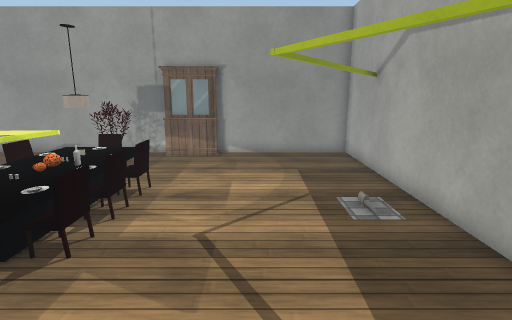
View 1 (above)

12 first-person views from a walk through a Unity game level. The camera is 1.5 m above the floor, tilts 12° down and sees 80° across. The floor is counted in squares, 0.5 m on a side. Each view is taken from the middle of a square. On the plan, view 1 faces up. The plan holds only what a view shows up to about 20 squares ahead; the rest is blank. Some surface patterns are stand-ins.

View 2
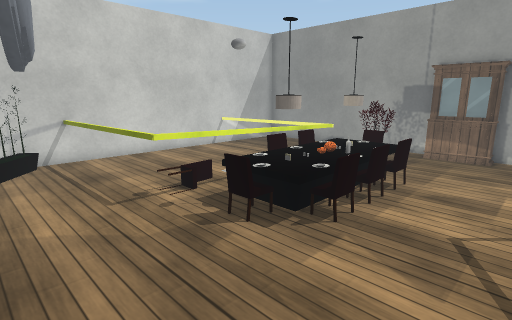

View 3
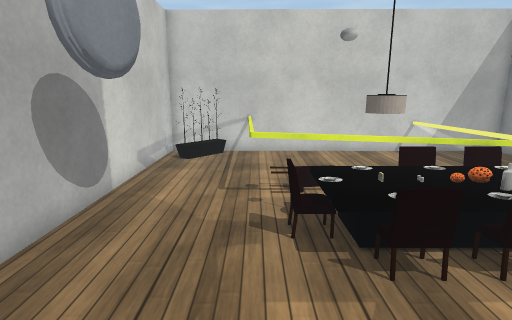

View 4
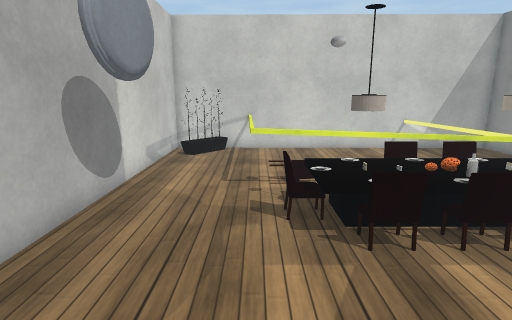

View 5
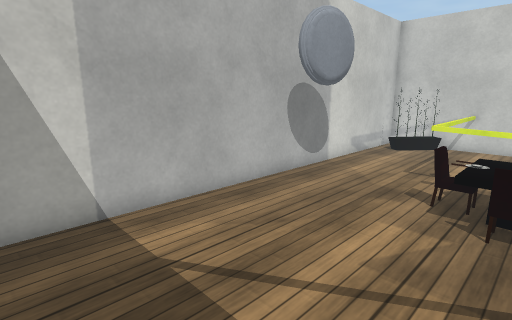

View 6
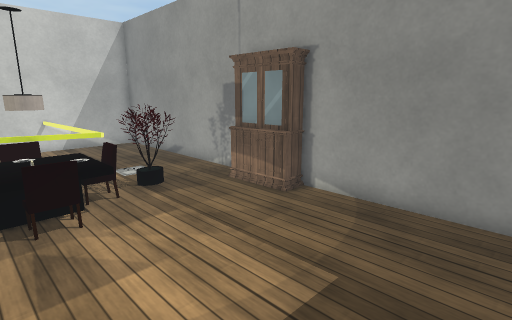

View 7
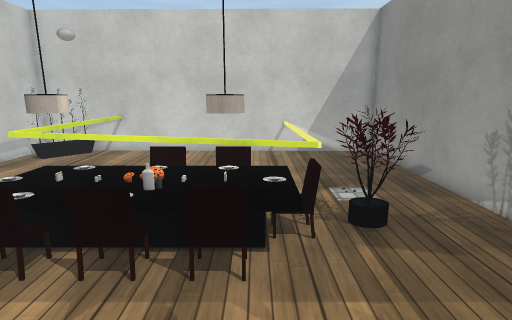

View 8
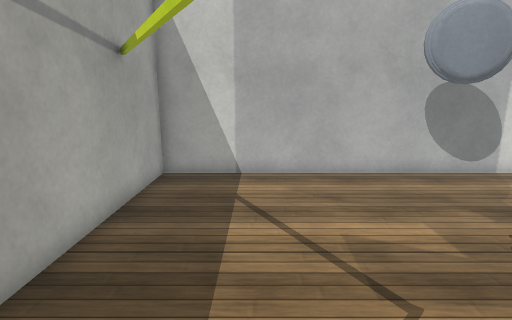

View 9
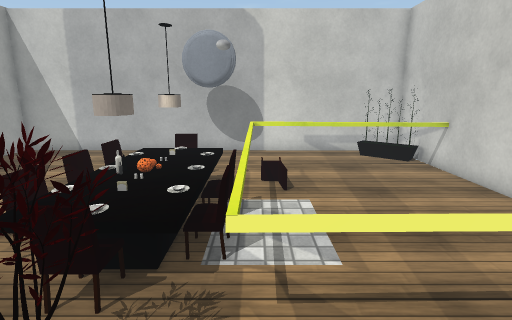

View 10
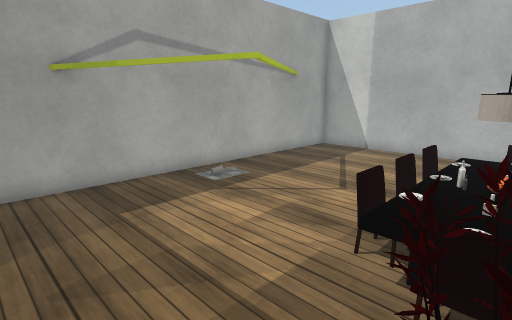

View 11
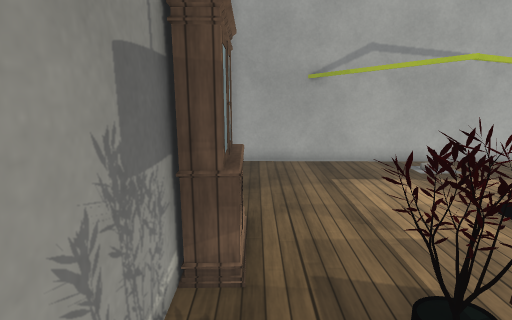

View 12
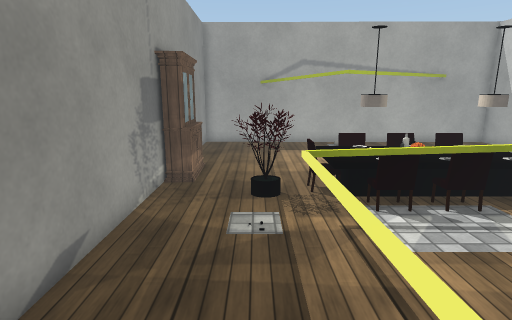

### Floor plan
Key: @ floor where view 1 was taken; # wall or solid block; . floor; / step, stairs or slope; = window, fence, low wall or low ledge; C cabinet; T table; H chair; L lamp; B bottle; P pot; O other object.
Columns run from 16 left of view 1 to 5 right of it. Each row starts with its distance up from view 1.
 16 ############CC########
 15 #...........CCC......#
 14 #....................#
 13 #........###.........#
 12 #========###.........#
 11 #========THHT........#
 10 #.......=HLLH........#
  9 #.......=HLLH........#
  8 #.......=HOBH....../.#
  7 #.......=HTTO........#
  6 #.......=TOLO........#
  5 #.......=TLLH........#
  4 #.......#.HHT........#
  3 #=######=............#
  2 # ...................#
  1 #P...................#
  0 #PP.......O.....@....#
 -1 #.P .................#
 -2 ######################

Positions as (right, up) in squares from view 1, and headings:
1: (0, 0), facing up
2: (0, -1), facing up-left
3: (1, 3), facing left
4: (2, 3), facing left
5: (4, 6), facing down-left
6: (4, 8), facing up-left
7: (1, 10), facing left
8: (1, 10), facing down
9: (-8, 15), facing down
10: (-6, 15), facing down-right
11: (-9, 15), facing right
12: (-15, 13), facing right
